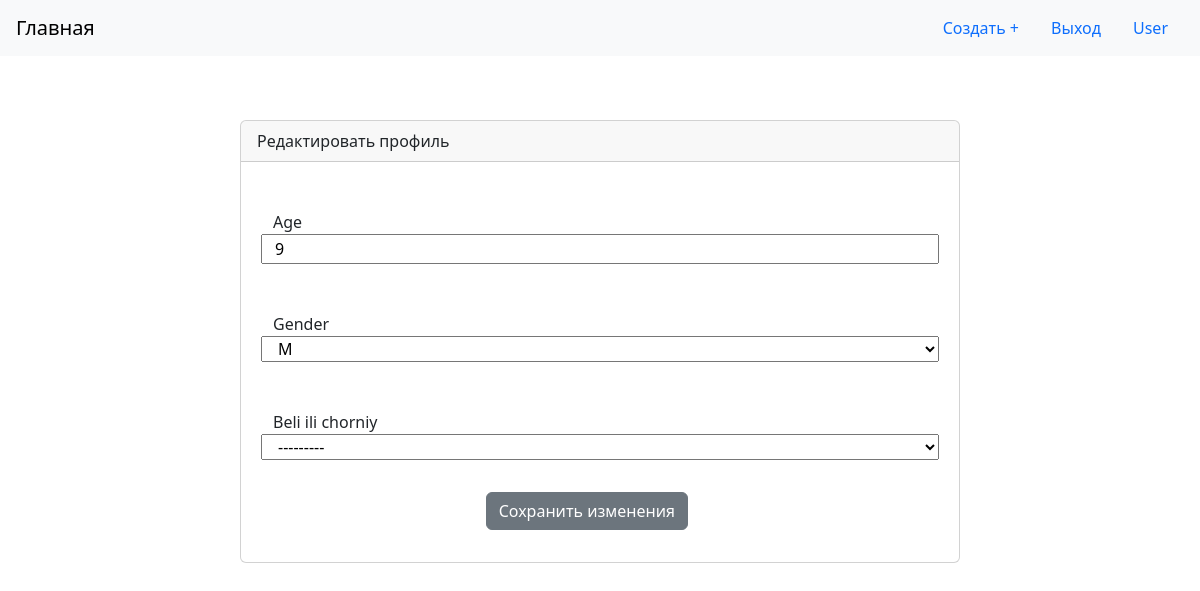
/profile/User/edit/ (signed in), run on an earlier commit of the app's database.
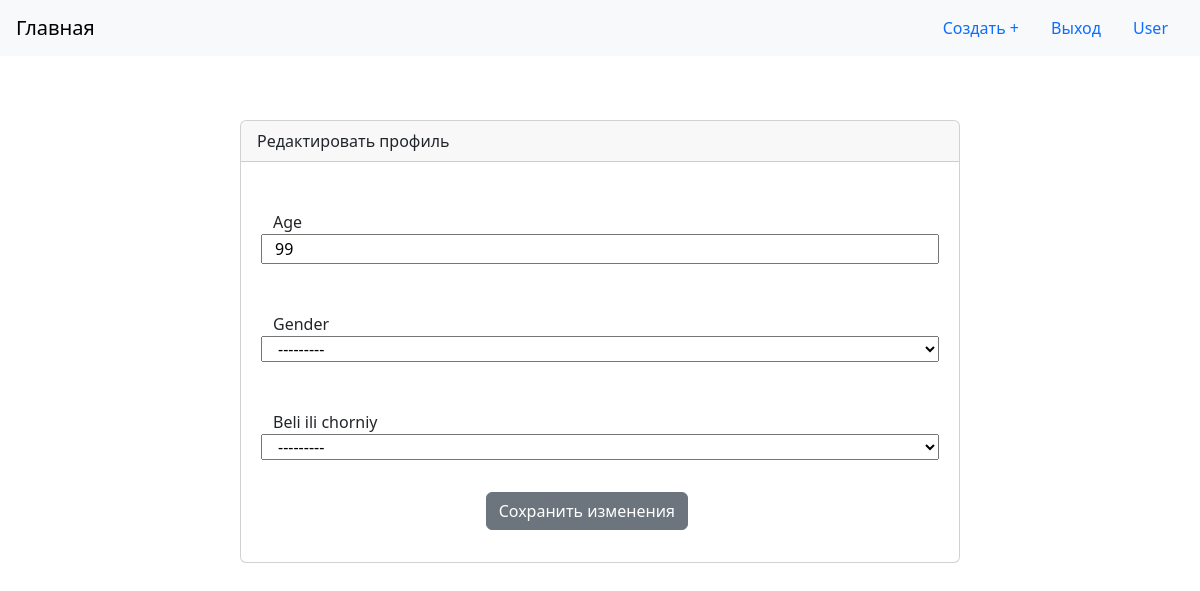
And on a later commit of the database.
### people/models.py (models this page shows, shortened)
class Profile(models.Model):
    user = models.OneToOneField(User, on_delete=models.CASCADE)
    age = models.IntegerField(blank=True, null=True)
    GENDER_CHOICES = [
        ('M', 'М'),
        ('Ж', 'Ж'),
    ]
    Belie_Chorniy = [
        ("Ч", "Ч"),
        ("Б", "Б"),
    ]
    gender = models.CharField(max_length=1, choices=GENDER_CHOICES, blank=True, null=True)
    Beli_ili_chorniy = models.CharField(max_length=1, choices=Belie_Chorniy, blank=True, null=True)

### people/views.py (the view)
# urls.py: path('<str:username>/edit/', people_views.edit_profile, name='edit_profile'),
def edit_profile(request, username):
    user_profile = get_object_or_404(Profile, user__username=username)
    if request.user != user_profile.user:
        return render(request, 'Content/access_denied.html')
    if request.method == 'POST':
        form = ProfileForm(request.POST, instance=user_profile)
        if form.is_valid():
            form.save()
    else:
        form = ProfileForm(instance=user_profile)
    return render(request, 'people/edit_profile.html', {'form': form, 'username': username})

### people/forms.py
class ProfileForm(forms.ModelForm):
    class Meta:
        model = Profile
        fields = ['age', 'gender', 'Beli_ili_chorniy',]

### templates/people/edit_profile.html (shortened to what this page needs)
{% extends "base.html" %}
{% block content %}
  <div class="row justify-content-center">
    <div class="col-md-8 p-5">
      <div class="card">
        <div class="card-header">
          Редактировать профиль
        </div>
        <div class="card-body">
          <form method="post" action="">
            {% for field in form %}
              <div class="form-group row my-3 p-3">
                <label for="{{ field.id_for_label }}">
                  {{ field.label }}
                </label>
                {{ field }}
              </div>
            {% endfor %}
            <div class="col-md-6 offset-md-4">
              <button type="submit" class="btn btn-secondary">
                Сохранить изменения
              </button>
            </div>
          </form>
        </div>
      </div>
    </div>
  </div>
{% endblock %}

What changed in the data, as far as the page shows it:
changed Profile: age "9" → "99"; gender "М" → "---------"
